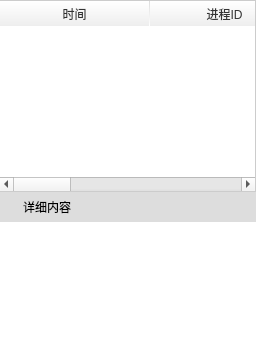
        <widget class="QWidget" name="page_22">
         <layout class="QVBoxLayout" name="verticalLayout_52">
          <property name="spacing">
           <number>0</number>
          </property>
          <property name="margin">
           <number>0</number>
          </property>
          <item>
           <widget class="QTableWidget" name="tbPasswordRecord">
            <property name="styleSheet">
             <string notr="true">
QHeaderView::section {
	background-color:qlineargradient(spread:pad, x1:0, y1:0, x2:0, y2:1, stop:0 #ffffff, stop:1 #eeeeee);
	border:none;
	border-right: 1px solid qlineargradient(spread:pad, x1:0, y1:0, x2:0, y2:1, stop:0 #dddddd, stop:1 #ffffff);
	border-bottom: 0px solid #eeeeee;
	height:25px;
	color:#333333;
	font-family:&quot;微软雅黑&quot;;
	text-align:center left;
 }

QTableWidget QHeaderView::section:hover {
	background-color:qlineargradient(spread:pad, x1:0, y1:0, x2:0, y2:1, stop:0 #ddeeff, stop:1 #eef0ff);
 }

QTableWidget:item
{
	padding-left:10px;
}

QFrame#tbPasswordRecord{
	border:1px solid #cccccc;
	border-left-width:0px;
}

 QHeaderView::down-arrow {
     image: none;
 }

 QHeaderView::up-arrow {
     image: none;
 } 
 QScrollBar:vertical {
     border: 0px solid grey;
     background: transparent;
     width: 10px;
 }
 QScrollBar::handle:vertical {
     background: #cccccc;;
     min-height: 100px;
 }
 QScrollBar::handle:vertical:hover {
     background: #aaaaaa;
     min-heiht: 100px;
 }
 QScrollBar::add-line:vertical {
	border:none;
	background:transparent;
 }
 QScrollBar::sub-line:vertical {
	border:none;
	background:transparent;
 }</string>
            </property>
            <property name="frameShape">
             <enum>QFrame::NoFrame</enum>
            </property>
            <property name="editTriggers">
             <set>QAbstractItemView::NoEditTriggers</set>
            </property>
            <property name="selectionMode">
             <enum>QAbstractItemView::SingleSelection</enum>
            </property>
            <property name="selectionBehavior">
             <enum>QAbstractItemView::SelectRows</enum>
            </property>
            <property name="showGrid">
             <bool>false</bool>
            </property>
            <property name="sortingEnabled">
             <bool>false</bool>
            </property>
            <attribute name="horizontalHeaderDefaultSectionSize">
             <number>150</number>
            </attribute>
            <attribute name="horizontalHeaderHighlightSections">
             <bool>false</bool>
            </attribute>
            <attribute name="horizontalHeaderStretchLastSection">
             <bool>true</bool>
            </attribute>
            <attribute name="verticalHeaderVisible">
             <bool>false</bool>
            </attribute>
            <attribute name="verticalHeaderDefaultSectionSize">
             <number>20</number>
            </attribute>
            <column>
             <property name="text">
              <string>时间</string>
             </property>
            </column>
            <column>
             <property name="text">
              <string>进程ID</string>
             </property>
            </column>
            <column>
             <property name="text">
              <string>进程名</string>
             </property>
            </column>
            <column>
             <property name="text">
              <string>窗口标题</string>
             </property>
            </column>
           </widget>
          </item>
          <item>
           <widget class="QLabel" name="label_4">
            <property name="minimumSize">
             <size>
              <width>0</width>
              <height>30</height>
             </size>
            </property>
            <property name="styleSheet">
             <string notr="true">QLabel
{	
	font-family:&quot;Microsoft Yahei&quot;;
	background-color: #dddddd;
	padding-left:20px;
}</string>
            </property>
            <property name="text">
             <string>详细内容</string>
            </property>
           </widget>
          </item>
          <item>
           <widget class="QTextEdit" name="edtPasswordDetail">
            <property name="maximumSize">
             <size>
              <width>16777215</width>
              <height>120</height>
             </size>
            </property>
            <property name="styleSheet">
             <string notr="true">QTextEdit
{
	border:0px solid #cccccc;
	border-left-width:0px;
}</string>
            </property>
            <property name="readOnly">
             <bool>true</bool>
            </property>
           </widget>
          </item>
         </layout>
        </widget>
